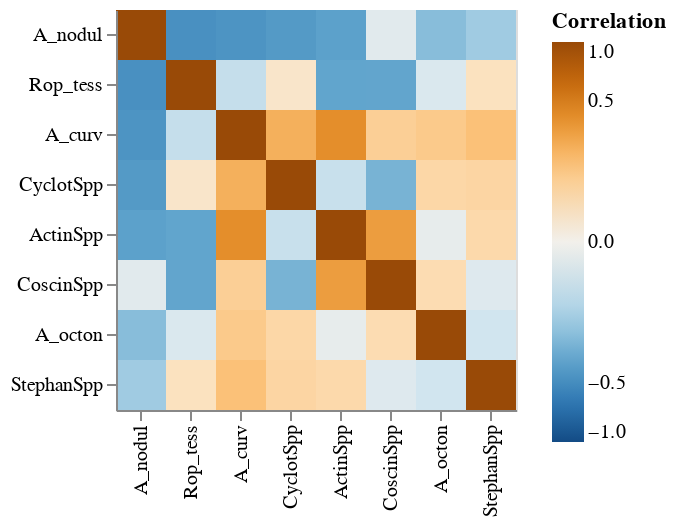

Source (notebook cell):
### Markdown cell above
A. nodulifer seems to have negative correlation with all of the other taxons. It is the only taxon to have this much negative correlation with the other taxons.

### Code cell
corr_mx = diatoms.set_index(['Age', 'Depth']).corr()

# melt corr_mx
corr_mx_long = corr_mx.reset_index().rename(
    columns = {'index': 'row'}
).melt(
    id_vars = 'row',
    var_name = 'col',
    value_name = 'Correlation'
)

# construct heatmap
fig5 = alt.Chart(corr_mx_long).mark_rect().encode(
    x = alt.X('col', title = '', sort = {'field': 'Correlation', 'order': 'ascending'}),
    y = alt.Y('row', title = '', sort = {'field': 'Correlation', 'order': 'ascending'}),
    color = alt.Color('Correlation', 
                      scale = alt.Scale(scheme = 'blueorange',
                                        domain = (-1, 1), 
                                        type = 'sqrt'),
                     legend = alt.Legend(tickCount = 5))
).properties(width = 200, height = 200)

# display
fig5

### Figure 1 — Vega-Lite specification as saved in the notebook (floating-point values rounded to 4 significant figures)
{"$schema": "https://vega.github.io/schema/vega-lite/v5.14.1.json", "config": {"view": {"continuousHeight": 300, "continuousWidth": 300}}, "data": {"name": "data-9ee510db773f5545a7d2d7974b488e8b"}, "datasets": {"data-9ee510db773f5545a7d2d7974b488e8b": [{"Correlation": 1, "col": "A_curv", "row": "A_curv"}, {"Correlation": 0.1115, "col": "A_curv", "row": "A_octon"}, {"Correlation": 0.3909, "col": "A_curv", "row": "ActinSpp"}, {"Correlation": -0.4468, "col": "A_curv", "row": "A_nodul"}, {"Correlation": 0.09122, "col": "A_curv", "row": "CoscinSpp"}, {"Correlation": 0.2194, "col": "A_curv", "row": "CyclotSpp"}, {"Correlation": -0.06269, "col": "A_curv", "row": "Rop_tess"}, {"Correlation": 0.1519, "col": "A_curv", "row": "StephanSpp"}, {"Correlation": 0.1115, "col": "A_octon", "row": "A_curv"}, {"Correlation": 1, "col": "A_octon", "row": "A_octon"}, {"Correlation": -0.005009, "col": "A_octon", "row": "ActinSpp"}, {"Correlation": -0.218, "col": "A_octon", "row": "A_nodul"}, {"Correlation": 0.04959, "col": "A_octon", "row": "CoscinSpp"}, {"Correlation": 0.06525, "col": "A_octon", "row": "CyclotSpp"}, {"Correlation": -0.02305, "col": "A_octon", "row": "Rop_tess"}, {"Correlation": -0.04102, "col": "A_octon", "row": "StephanSpp"}, {"Correlation": 0.3909, "col": "ActinSpp", "row": "A_curv"}, {"Correlation": -0.005009, "col": "ActinSpp", "row": "A_octon"}, {"Correlation": 1, "col": "ActinSpp", "row": "ActinSpp"}, {"Correlation": -0.3635, "col": "ActinSpp", "row": "A_nodul"}, {"Correlation": 0.306, "col": "ActinSpp", "row": "CoscinSpp"}, {"Correlation": -0.05573, "col": "ActinSpp", "row": "CyclotSpp"}, {"Correlation": -0.3434, "col": "ActinSpp", "row": "Rop_tess"}, {"Correlation": 0.05849, "col": "ActinSpp", "row": "StephanSpp"}, {"Correlation": -0.4468, "col": "A_nodul", "row": "A_curv"}, {"Correlation": -0.218, "col": "A_nodul", "row": "A_octon"}, {"Correlation": -0.3635, "col": "A_nodul", "row": "ActinSpp"}, {"Correlation": 1, "col": "A_nodul", "row": "A_nodul"}, {"Correlation": -0.01092, "col": "A_nodul", "row": "CoscinSpp"}, {"Correlation": -0.4073, "col": "A_nodul", "row": "CyclotSpp"}, {"Correlation": -0.4719, "col": "A_nodul", "row": "Rop_tess"}, {"Correlation": -0.1514, "col": "A_nodul", "row": "StephanSpp"}, {"Correlation": 0.09122, "col": "CoscinSpp", "row": "A_curv"}, {"Correlation": 0.04959, "col": "CoscinSpp", "row": "A_octon"}, {"Correlation": 0.306, "col": "CoscinSpp", "row": "ActinSpp"}, {"Correlation": -0.01092, "col": "CoscinSpp", "row": "A_nodul"}, {"Correlation": 1, "col": "CoscinSpp", "row": "CoscinSpp"}, {"Correlation": -0.2662, "col": "CoscinSpp", "row": "CyclotSpp"}, {"Correlation": -0.3418, "col": "CoscinSpp", "row": "Rop_tess"}, {"Correlation": -0.01633, "col": "CoscinSpp", "row": "StephanSpp"}, {"Correlation": 0.2194, "col": "CyclotSpp", "row": "A_curv"}, {"Correlation": 0.06525, "col": "CyclotSpp", "row": "A_octon"}, {"Correlation": -0.05573, "col": "CyclotSpp", "row": "ActinSpp"}, {"Correlation": -0.4073, "col": "CyclotSpp", "row": "A_nodul"}, {"Correlation": -0.2662, "col": "CyclotSpp", "row": "CoscinSpp"}, {"Correlation": 1, "col": "CyclotSpp", "row": "CyclotSpp"}, {"Correlation": 0.01815, "col": "CyclotSpp", "row": "Rop_tess"}, {"Correlation": 0.07068, "col": "CyclotSpp", "row": "StephanSpp"}, {"Correlation": -0.06269, "col": "Rop_tess", "row": "A_curv"}, {"Correlation": -0.02305, "col": "Rop_tess", "row": "A_octon"}, {"Correlation": -0.3434, "col": "Rop_tess", "row": "ActinSpp"}, {"Correlation": -0.4719, "col": "Rop_tess", "row": "A_nodul"}, {"Correlation": -0.3418, "col": "Rop_tess", "row": "CoscinSpp"}, {"Correlation": 0.01815, "col": "Rop_tess", "row": "CyclotSpp"}, {"Correlation": 1, "col": "Rop_tess", "row": "Rop_tess"}, {"Correlation": 0.03261, "col": "Rop_tess", "row": "StephanSpp"}, {"Correlation": 0.1519, "col": "StephanSpp", "row": "A_curv"}, {"Correlation": -0.04102, "col": "StephanSpp", "row": "A_octon"}, {"Correlation": 0.05849, "col": "StephanSpp", "row": "ActinSpp"}, {"Correlation": -0.1514, "col": "StephanSpp", "row": "A_nodul"}, {"Correlation": -0.01633, "col": "StephanSpp", "row": "CoscinSpp"}, {"Correlation": 0.07068, "col": "StephanSpp", "row": "CyclotSpp"}, {"Correlation": 0.03261, "col": "StephanSpp", "row": "Rop_tess"}, {"Correlation": 1, "col": "StephanSpp", "row": "StephanSpp"}]}, "encoding": {"color": {"field": "Correlation", "legend": {"tickCount": 5}, "scale": {"domain": [-1, 1], "scheme": "blueorange", "type": "sqrt"}, "type": "quantitative"}, "x": {"field": "col", "sort": {"field": "Correlation", "order": "ascending"}, "title": "", "type": "nominal"}, "y": {"field": "row", "sort": {"field": "Correlation", "order": "ascending"}, "title": "", "type": "nominal"}}, "height": 200, "mark": {"type": "rect"}, "width": 200}
